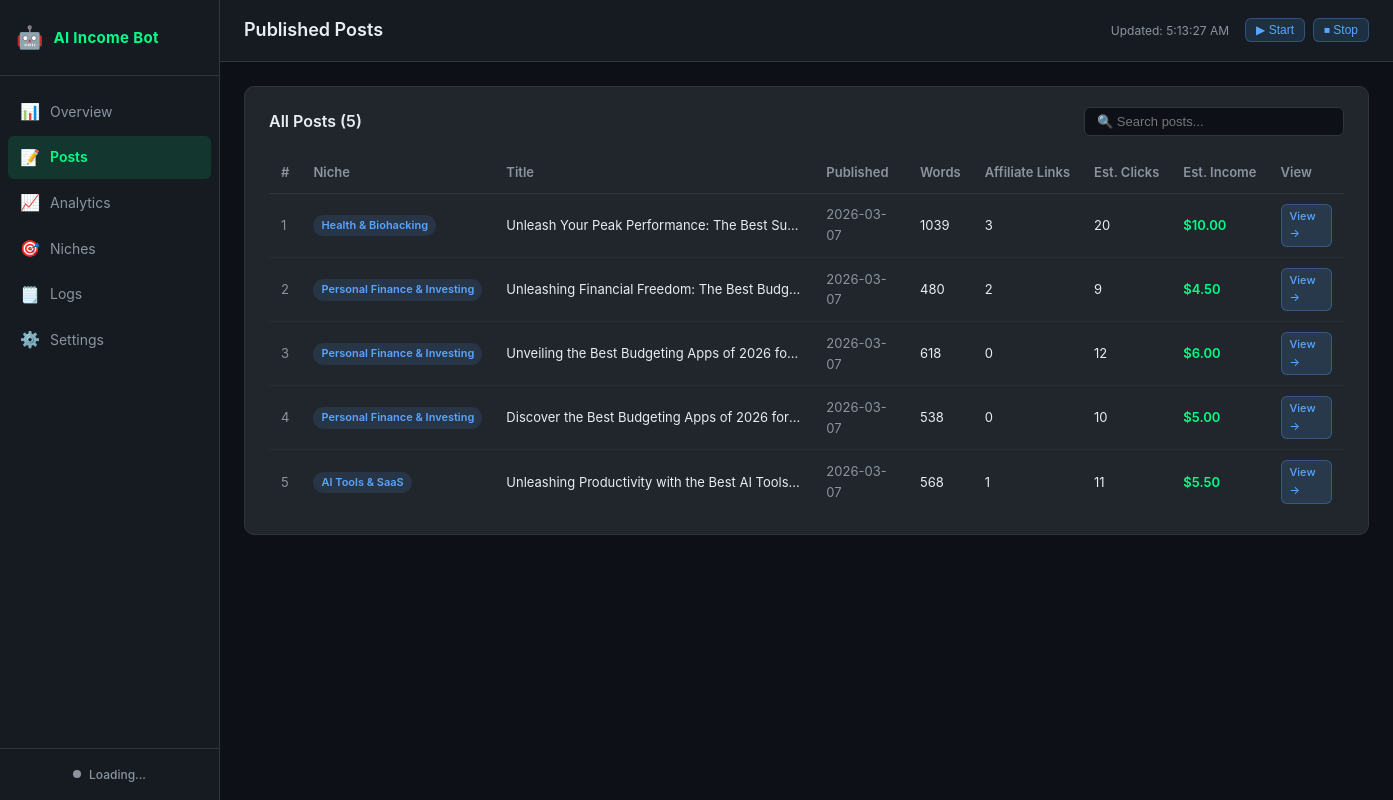
Page /posts on the earlier database version.
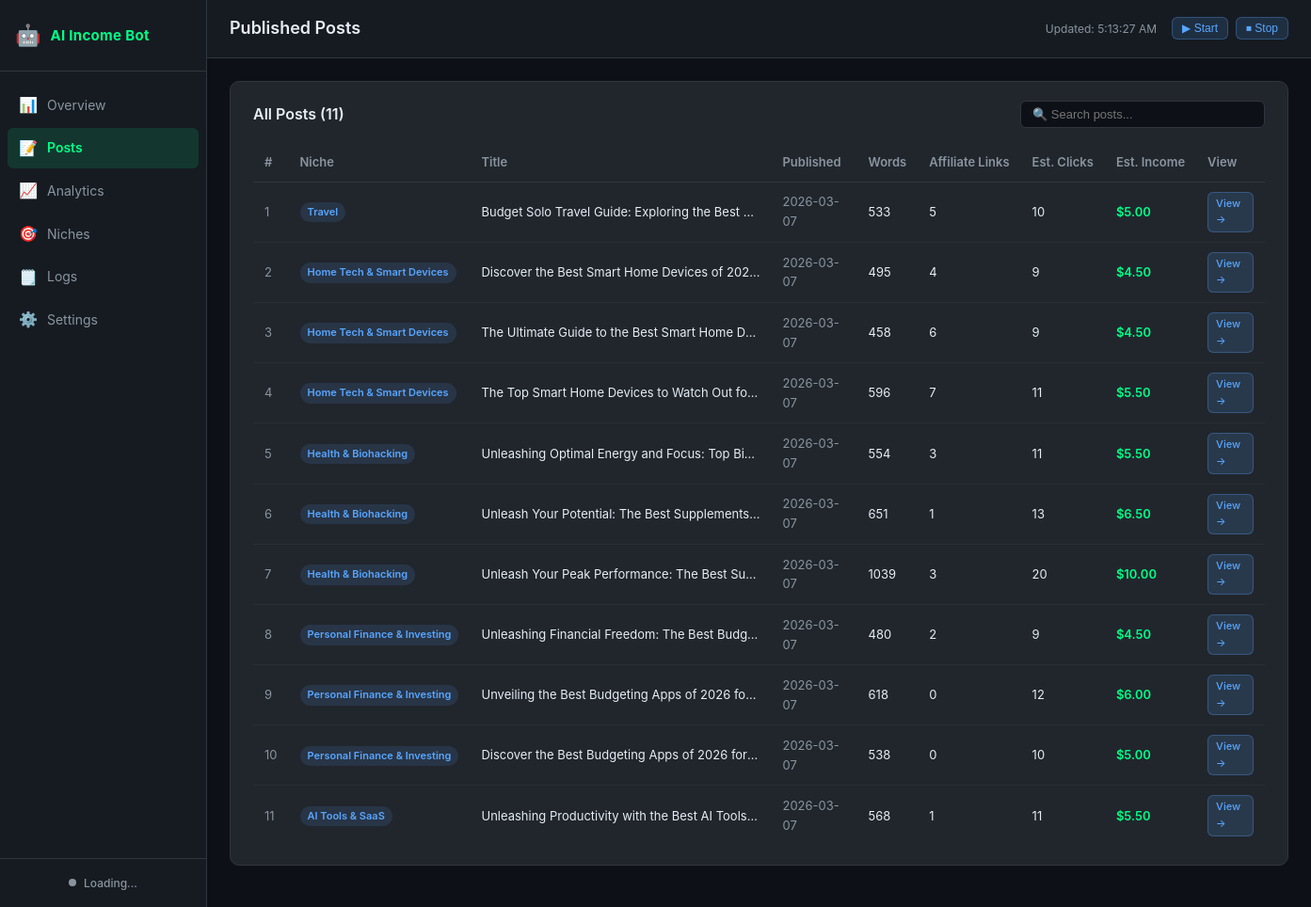
Same page on the later database version.
### tables this page shows
CREATE TABLE posts (
            id INTEGER PRIMARY KEY AUTOINCREMENT,
            niche_id TEXT NOT NULL,
            niche_name TEXT NOT NULL,
            title TEXT NOT NULL,
            slug TEXT UNIQUE NOT NULL,
            url TEXT,
            youtube_url TEXT,
            published_at DATETIME DEFAULT CURRENT_TIMESTAMP,
            word_count INTEGER DEFAULT 0,
            affiliate_links_count INTEGER DEFAULT 0,
            estimated_clicks INTEGER DEFAULT 0,
            estimated_income REAL DEFAULT 0.0,
            status TEXT DEFAULT 'published'
        );

### dashboard/app.py (the view)
@app.route("/posts")
def posts():
    from core import analytics_tracker
    db = _get_db()
    all_posts = analytics_tracker.get_all_posts(db)
    settings = _load_settings()
    return render_template("posts.html", posts=all_posts, settings=settings)

### core/analytics_tracker.py (called while the page is built)
def get_all_posts(db_path: Path) -> list:
    try:
        conn = sqlite3.connect(str(db_path))
        conn.row_factory = sqlite3.Row
        rows = conn.execute("SELECT * FROM posts ORDER BY published_at DESC").fetchall()
        conn.close()
        return [dict(r) for r in rows]
    except Exception:
        return []

### dashboard/app.py (called while the page is built)
def _get_db():
    import sys
    sys.path.insert(0, str(_PROJECT_ROOT))
    from core import analytics_tracker
    if not _DB_PATH.exists():
        _DB_PATH.parent.mkdir(parents=True, exist_ok=True)
        analytics_tracker.init_db(_DB_PATH)
    return _DB_PATH

def _load_settings() -> dict:
    try:
        with open(_SETTINGS_CONFIG_PATH) as f:
            return yaml.safe_load(f)
    except Exception:
        return {}

### dashboard/templates/posts.html (shortened to what this page needs)
{% extends "base.html" %}
{% block page_title %}Published Posts{% endblock %}
{% block content %}
<div class="card">
  <div class="card-header">
    <h3 class="card-title">All Posts ({{ posts|length }})</h3>
    <input
      type="text"
      id="postSearch"
      class="search-input"
      placeholder="🔍 Search posts..."
      oninput="filterPosts(this.value)"
    >
  </div>
  <div class="table-wrapper">
    <table class="data-table" id="postsTable">
      <thead>
        <tr>
          <th>#</th>
          <th>Niche</th>
          <th>Title</th>
          <th>Published</th>
          <th>Words</th>
          <th>Affiliate Links</th>
          <th>Est. Clicks</th>
          <th>Est. Income</th>
          <th>View</th>
        </tr>
      </thead>
      <tbody>
        {% for post in posts %}
        <tr class="post-row" data-title="{{ post.title|lower }}" data-niche="{{ post.niche_name|lower }}">
          <td class="text-muted">{{ loop.index }}</td>
          <td><span class="niche-badge">{{ post.niche_name }}</span></td>
          <td class="post-title">{{ post.title }}</td>
          <td class="text-muted">{{ post.published_at[:10] if post.published_at else '—' }}</td>
          <td>{{ post.word_count }}</td>
          <td>{{ post.affiliate_links_count }}</td>
          <td>{{ post.estimated_clicks }}</td>
          <td class="income-cell">${{ "%.2f"|format(post.estimated_income) }}</td>
          <td>
            {% if post.url %}
            <a href="{{ post.url }}" target="_blank" class="btn btn-sm">View →</a>
            {% else %}
            <span class="text-muted">—</span>
            {% endif %}
          </td>
        </tr>
        {% else %}
        <tr>
          <td colspan="9" class="text-muted text-center">No posts published yet. Run the bot to generate content.</td>
        </tr>
        {% endfor %}
      </tbody>
    </table>
  </div>
</div>
{% endblock %}

### dashboard/templates/base.html (shortened to what this page needs)
<!DOCTYPE html>
<html lang="en">
<head>
  <link rel="stylesheet" href="{{ url_for('static', filename='css/dashboard.css') }}">
</head>
<body>
  <div class="layout">
    <nav class="sidebar" id="sidebar">
      <div class="sidebar-brand">
        <span class="brand-icon">🤖</span>
        <span class="brand-name">AI Income Bot</span>
      </div>
      <ul class="nav-list">
        <li class="nav-item">
          <a href="/" class="nav-link {% if request.path == '/' %}active{% endif %}">
            <span class="nav-icon">📊</span><span class="nav-text">Overview</span>
          </a>
        </li>
        <li class="nav-item">
          <a href="/posts" class="nav-link {% if request.path == '/posts' %}active{% endif %}">
            <span class="nav-icon">📝</span><span class="nav-text">Posts</span>
          </a>
        </li>
        <li class="nav-item">
          <a href="/analytics" class="nav-link {% if request.path == '/analytics' %}active{% endif %}">
            <span class="nav-icon">📈</span><span class="nav-text">Analytics</span>
          </a>
        </li>
        <li class="nav-item">
          <a href="/niches" class="nav-link {% if request.path == '/niches' %}active{% endif %}">
            <span class="nav-icon">🎯</span><span class="nav-text">Niches</span>
          </a>
        </li>
        <li class="nav-item">
          <a href="/logs" class="nav-link {% if request.path == '/logs' %}active{% endif %}">
            <span class="nav-icon">🗒️</span><span class="nav-text">Logs</span>
          </a>
        </li>
        <li class="nav-item">
          <a href="/settings" class="nav-link {% if request.path == '/settings' %}active{% endif %}">
            <span class="nav-icon">⚙️</span><span class="nav-text">Settings</span>
          </a>
        </li>
      </ul>
      <div class="sidebar-footer">
        <div class="bot-status-indicator" id="botStatusSidebar">
          <span class="status-dot" id="statusDot"></span>
          <span class="status-text" id="statusText">Loading...</span>
        </div>
      </div>
    </nav>
    <div class="main-area">
      <header class="top-bar">
        <div class="top-bar-left">
          <h1 class="page-title">{% block page_title %}Dashboard{% endblock %}</h1>
        </div>
        <div class="top-bar-right">
          <span class="last-updated">Updated: <span id="updateTime">—</span></span>
          <div class="bot-controls">
            <button class="btn btn-start" id="btnStart" onclick="botStart()" title="Start bot">▶ Start</button>
            <button class="btn btn-stop" id="btnStop" onclick="botStop()" title="Stop bot">⏹ Stop</button>
          </div>
        </div>
      </header>
      <main class="content">
        {% block content %}{% endblock %}
      </main>
    </div>
  </div>
</body>
</html>

Differences in the rows shown:
added posts: niche_name "Travel", title "Budget Solo Travel Guide: Exploring the Best…", published_at "2026-03-07", word_count "533", affiliate_links_count "5", estimated_clicks "10", estimated_income "5.00"
added posts: niche_name "Home Tech & Smart Devices", title "Discover the Best Smart Home Devices of 202…", published_at "2026-03-07", word_count "495", affiliate_links_count "4", estimated_clicks "9", estimated_income "4.50"
added posts: niche_name "Home Tech & Smart Devices", title "The Ultimate Guide to the Best Smart Home D…", published_at "2026-03-07", word_count "458", affiliate_links_count "6", estimated_clicks "9", estimated_income "4.50"
added posts: niche_name "Home Tech & Smart Devices", title "The Top Smart Home Devices to Watch Out fo…", published_at "2026-03-07", word_count "596", affiliate_links_count "7", estimated_clicks "11", estimated_income "5.50"
added posts: niche_name "Health & Biohacking", title "Unleashing Optimal Energy and Focus: Top Bi…", published_at "2026-03-07", word_count "554", affiliate_links_count "3", estimated_clicks "11", estimated_income "5.50"
added posts: niche_name "Health & Biohacking", title "Unleash Your Potential: The Best Supplements…", published_at "2026-03-07", word_count "651", affiliate_links_count "1", estimated_clicks "13", estimated_income "6.50"
Other differences:
{{ posts|length }}: "5" → "11"
